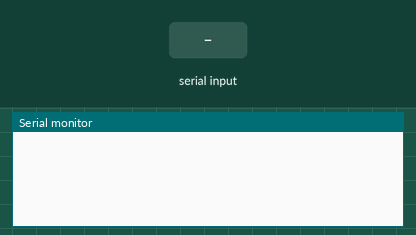
Bench run of a sketch on a simulated Arduino Uno, built with avr-gcc and run on an emulated ATmega328P. Shown: the last lines printed to the serial monitor. The test bench sets the inputs (shaded band).

Above: at 1.2 s.
1.3 s: "#\n" received over Serial
At 2.5 s:
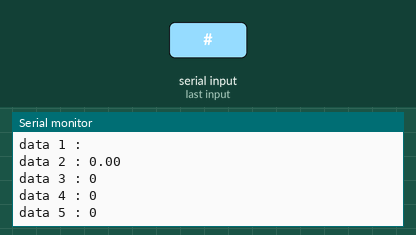
2.8 s: ",\n" received over Serial
4.3 s: "90,45,200\n" received over Serial
At 5.5 s:
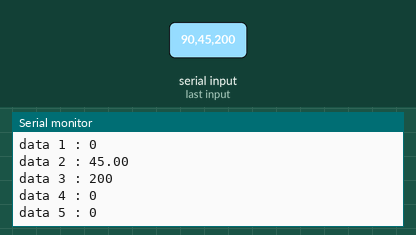
5.8 s: "90,45,200,10\n" received over Serial
At 7.0 s:
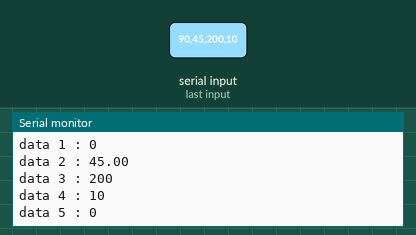
7.3 s: "5\n" received over Serial
Timing chart, 0 to 9.8 s (numbered marks = the images above; inputs shaded):
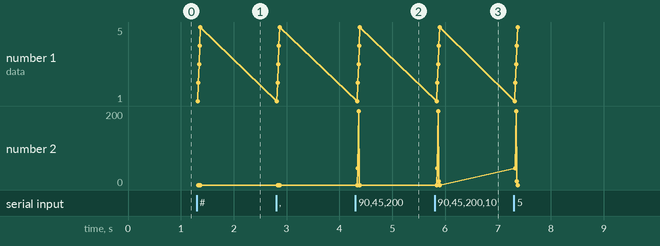

Measured:
- after the input at 1.3 s, the serial monitor: prints a new line at once (image 1)
- after the input at 4.3 s, the serial monitor: prints a new line at once (image 2)
- after the input at 5.8 s, the serial monitor: prints a new line at once (image 3)

The sketch:

Tertanam_parsingDataDelimitedArrayInt.ino
```cpp
String dataIn;
String dt[10];
int i;
boolean parsing=false;

void setup()
{
    Serial.begin(9600);
    dataIn="";
}

void loop()
{
     if(Serial.available()>0)
     {
           char inChar = (char)Serial.read();
           dataIn += inChar;
           if (inChar == '\n') {parsing = true;}
     }
     if(parsing)
     {
           parsingData();
           parsing=false;
           dataIn="";
     }
}

void parsingData()
{
      int j=0;
      //kirim data yang telah diterima sebelumnya
      Serial.print("data masuk : ");
      Serial.print(dataIn);
      Serial.print("\n");
      //inisialisasi variabel, (reset isi variabel)
      dt[j]="";
      //proses parsing data
      for(i=1;i<dataIn.length();i++)
      {
             //pengecekan tiap karakter dengan karakter (#) dan (,)
             if ((dataIn[i] == '#') || (dataIn[i] == ','))
             {
                   //increment variabel j, digunakan untuk merubah index array penampung
                   j++;
                  dt[j]=""; //inisialisasi variabel array dt[j]
             }
             else
             {
                  //proses tampung data saat pengecekan karakter selesai.
                  dt[j] = dt[j] + dataIn[i];
             }
      }
      //kirim data hasil parsing
      Serial.print("data 1 : ");
      Serial.print(dt[0]);
      Serial.print("\n");
      Serial.print("data 2 : ");
      Serial.print(dt[1].toFloat());
      Serial.print("\n");
      Serial.print("data 3 : ");
      Serial.print(dt[2].toInt());
      Serial.print("\n");
      Serial.print("data 4 : ");
      Serial.print(dt[3].toInt());
      Serial.print("\n");
      Serial.print("data 5 : ");
      Serial.print(dt[4].toInt());
      Serial.print("\n\n");
}
```
